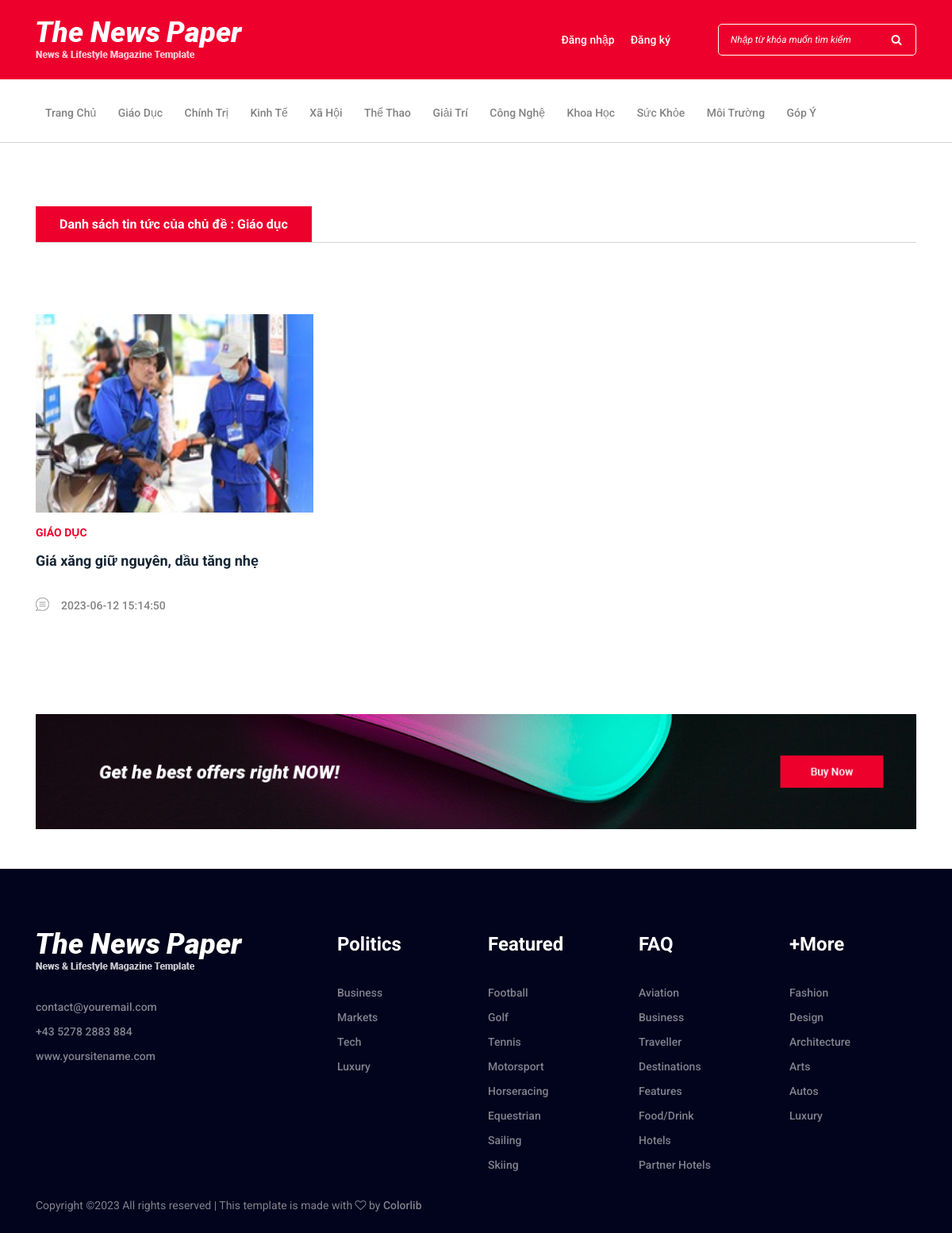
The page /user/chude.php?id=1 on the database its author committed.
### tables this page shows
CREATE TABLE `chude` (
  `id` int(11) NOT NULL,
  `ten` varchar(255) NOT NULL
);

CREATE TABLE `tintuc` (
  `id` int(11) NOT NULL,
  `chude_id` int(11) DEFAULT NULL,
  `tieude` varchar(255) NOT NULL,
  `anh` varchar(500) NOT NULL,
  `noidung` text DEFAULT NULL,
  `ngay` datetime NOT NULL DEFAULT current_timestamp(),
  `nguoidung_id` int(11) NOT NULL
);

### user/chude.php (the view, shortened to what this page needs)
<!DOCTYPE html>
<html lang="en">
  <head>
  <?php include('inc/head.php')?>
  </head>
  <body>
    <?php include('inc/header.php')?>
    <?php if(isset($_GET["id"])){
      $id = $_GET["id"];
      $sqlloai = "
        SELECT *
        FROM chude
        WHERE id = '".$id."'
    ";
$queryloai = mysqli_query($connect, $sqlloai);
$row = mysqli_fetch_array($queryloai);
    }
?>
    <div class="popular-news-area section-padding-80-50">
      <div class="container">
        <div class="row">
          <div class="col-12 col-lg-12">
            <div class="section-heading">
              <h6>Danh sách tin tức của chủ đề : <?php echo $row['ten'] ?></h6>
            </div>
            <div class="row">
                        <?php
                            $tintuc = "SELECT a.*, b.ten
                            FROM tintuc as a, chude as b
                            WHERE a.chude_id = b.id
                            AND a.chude_id = '".$id."'
                            ORDER BY a.id DESC";
                            $resultbd = mysqli_query($connect, $tintuc);
                            while ($bd = mysqli_fetch_array($resultbd, MYSQLI_ASSOC)) {
                            ?>
                        <div class="col-12 col-md-4">
                            <div class="single-blog-post style-3">
                                <div class="post-thumb">
                                    <a href="chitiet.php?id=<?php echo $bd['id'] ?>"><img style="width: 100%;height: 250px;" src="../admin/image/<?php echo $bd['anh'] ?>" alt=""></a>
                                </div>
                                <div class="post-data">
                                    <a href="chude.php?id=<?php echo $bd['chude_id'] ?>" class="post-catagory"><?php echo $bd['ten'] ?></a>
                                    <a href="chitiet.php?id=<?php echo $bd['id'] ?>" class="post-title">
                                        <h6><?php echo $bd['tieude'] ?></h6>
                                    </a>
                                    <div class="post-meta d-flex align-items-center">
                                        <a href="#" class="post-comment"><img style="margin-left : -20px !important" src="img/core-img/chat.png" alt=""> <span><?php echo $bd['ngay'] ?></span></a>
                                    </div>
                                </div>
                            </div>
                        </div>
                        <?php } ?>
                    </div>
          </div>
        </div>
      </div>
    </div>
    <?php include('inc/footer.php')?>
  </body>
</html>

### user/inc/header.php (shortened to what this page needs)
<?php
include('../admin/inc/connect.php');
?>
<header class="header-area">
<div class="top-header-area">
    <div class="container">
        <div class="row">
            <div class="col-12">
                <div class="top-header-content d-flex align-items-center justify-content-between">
                    <div class="logo">
                        <a href="index.php"><img src="img/core-img/logo.png" alt=""></a>
                    </div>
                    <div class="login-search-area d-flex align-items-center">
                        <?php if (empty($_SESSION['taikhoan'])) { ?>
                        <div class="login d-flex">
                            <a href="dangnhap.php">Đăng nhập</a>
                            <a href="dangnhap.php">Đăng ký</a>
                        </div>
                        <?php } ?>
                        <div class="search-form">
                            <form action="timkiem.php" method="post">
                                <input type="search" name="keyword" class="form-control" placeholder="Nhập từ khóa muốn tìm kiếm">
                                <button type="submit"><i class="fa fa-search" aria-hidden="true"></i></button>
                            </form>
                        </div>
                    </div>
                </div>
            </div>
        </div>
    </div>
</div>
<div class="newspaper-main-menu" id="stickyMenu">
    <div class="classy-nav-container breakpoint-off">
        <div class="container">
            <nav class="classy-navbar justify-content-between" id="newspaperNav">
                <div class="classy-menu">
                    <div class="classynav">
                        <ul>
                            <li ><a href="index.php">Trang chủ</a></li>
                            <?php
                            $chude = mysqli_query($connect, "SELECT * FROM chude");
                            while ($chudes = mysqli_fetch_array($chude, MYSQLI_ASSOC)) {
                            ?>
                            <li ><a href="chude.php?id=<?php echo $chudes['id'] ?>"><?php echo $chudes['ten'] ?></a></li>
                            <?php } ?>
                            <li ><a href="gopy.php">Góp ý</a></li>
                        </ul>
                    </div>
                </div>
            </nav>
        </div>
    </div>
</div>
</header>

### user/style.css (style rules this page uses)
* { margin: 0; padding: 0; }
body { font-family: "Roboto", sans-serif; font-size: 14px; }
h1, h2, h3, h4, h5, h6 { color: #152535; line-height: 1.3; font-weight: 700; }
a, a:hover, a:focus { -webkit-transition-duration: 500ms; transition-duration: 500ms; text-decoration: none; outline: 0 solid transparent; color: #1c1c1c; font-weight: 500; font-size: 14px; color: #828282; }
ul, ol { margin: 0; }
ul li, ol li { list-style: none; }
img { height: auto; max-width: 100%; }
.section-padding-80-50 { padding-top: 80px; padding-bottom: 50px; }
.section-heading { position: relative; z-index: 1; margin-bottom: 90px; border-bottom: 1px solid #d0d5d8; }
.section-heading h6 { font-size: 16px; margin-bottom: 0; line-height: 45px; height: 45px; min-width: 140px; padding: 0 30px; background-color: #ee002d; color: #fff; font-weight: 700; display: inline-block; text-align: center; }
.header-area { position: relative; z-index: 100; width: 100%; }
.header-area .top-header-area { width: 100%; height: 100px; background-color: #ee002d; position: relative; z-index: 1; }
.header-area .top-header-area .top-header-content { width: 100%; height: 100px; background-color: #ee002d; position: relative; z-index: 1; }
.header-area .top-header-area .top-header-content .logo a { display: block; }
.header-area .top-header-area .login-search-area { position: relative; z-index: 1; }
.header-area .top-header-area .login-search-area .login a { display: inline-block; padding: 0 10px; color: #fff; }
.header-area .top-header-area .login-search-area .search-form form { width: 250px; height: 40px; position: relative; z-index: 2; margin-left: 50px; }
.header-area .top-header-area .login-search-area .search-form form input { width: 100%; height: 100%; border: 1px solid #fff; border-radius: 5px; background-color: transparent; padding: 0 15px; font-size: 12px; font-style: italic; color: #fff; }
.header-area .top-header-area .login-search-area .search-form form input.form-control { box-shadow: none; }
.header-area .top-header-area .login-search-area .search-form form button { width: 50px; height: 100%; position: absolute; top: 0; right: 0; z-index: 10; border: none; background-color: transparent; color: #fff; cursor: pointer; outline: none; }
.header-area .top-header-area .login-search-area .search-form form .form-control::placeholder { color: #fff; opacity: 1; }
.header-area .newspaper-main-menu { position: relative; width: 100%; z-index: 100; height: 80px; border-bottom: 1px solid #d0d5d8; }
.header-area .newspaper-main-menu .classy-nav-container { background-color: transparent; }
.header-area .newspaper-main-menu .classy-navbar { height: 80px; padding: 0; }
.header-area .newspaper-main-menu .classy-navbar .classynav ul li a { font-weight: 500; }
.header-area .newspaper-main-menu .classy-navbar .classynav > ul > li > a { text-transform: capitalize; padding: 12px 12px 11px; background-color: transparent; line-height: 1; color: #828282; font-weight: 500; }
.single-blog-post { position: relative; z-index: 1; }
.single-blog-post .post-thumb a { display: block; }
.single-blog-post .post-data { padding: 30px 0; }
.single-blog-post .post-data .post-catagory { font-size: 14px; color: #ee002d; text-transform: uppercase; font-weight: 700; margin-bottom: 10px; display: block; }
.single-blog-post .post-data .post-title { display: block; }
.single-blog-post .post-data .post-title h6 { -webkit-transition-duration: 500ms; transition-duration: 500ms; line-height: 1.9; }
.single-blog-post .post-data .post-meta .post-comment { margin-left: 20px; display: -webkit-box; display: -ms-flexbox; display: flex; -webkit-box-align: flex-end; -ms-flex-align: flex-end; -ms-grid-row-align: flex-end; align-items: flex-end; }
.single-blog-post .post-data .post-meta .post-comment span { line-height: 1; margin-left: 15px; }
.single-blog-post.style-3 { margin-bottom: 15px; }
.single-blog-post.style-3 .post-data { padding: 15px 0; }
.single-blog-post.style-3 .post-data .post-title h6 { font-size: 18px; line-height: 1.7; margin-bottom: 30px; }

### rows shown on the page
chude: ten "Giáo Dục", ten "Giáo dục"
chude: ten "Chính Trị"
chude: ten "Kinh Tế"
chude: ten "Xã Hội"
chude: ten "Thể Thao"
chude: ten "Giải Trí"
chude: ten "Công Nghệ"
chude: ten "Khoa Học"
chude: ten "Sức Khỏe"
chude: ten "Môi Trường"
tintuc: anh (picture), chude.ten "GIÁO DỤC", tieude "Giá xăng giữ nguyên, dầu tăng nhẹ", ngay "2023-06-12 15:14:50"
